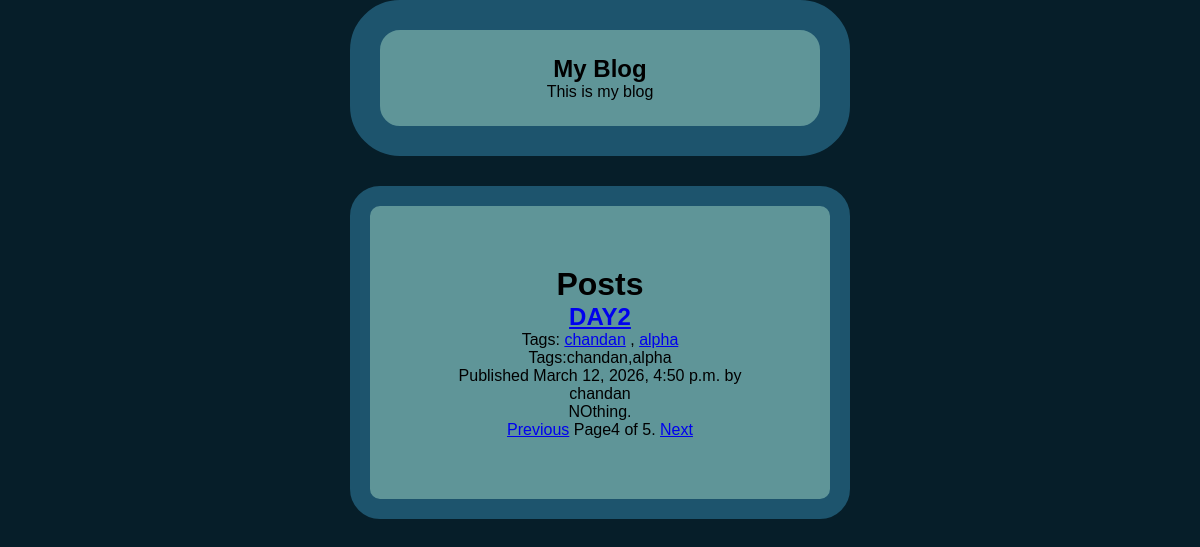
The app's page /blog/?page=4 with its own data.
### blog/models.py (models this page shows, shortened)
class Post(models.Model):
    tags=TaggableManager()
    class Status(models.TextChoices):
        DRAFT='Df','Draft'
        PUBLISHED='PB','published'
    title=models.CharField(max_length=250)
    slug=models.SlugField(max_length=250, unique_for_date='publish')
    author=models.ForeignKey(
        settings.AUTH_USER_MODEL,
        on_delete=models.CASCADE,
        related_name='blog_posts'
    )
    body=models.TextField()
    publish=models.DateTimeField(default=timezone.now)
    created=models.DateTimeField(auto_now_add=True)
    update=models.DateField(auto_now=True)
    status=models.CharField(
        max_length=2,
        choices=Status,
        default=Status.DRAFT
    )
    objects=models.Manager()
    published=PublishedManager()
    draft=DraftManager()
    class Meta:
        ordering=['-publish']
        indexes=[
            models.Index(fields=['-publish']),
        ]
    def get_absolute_url(self):
        return reverse('blog:post_detail',args=[self.publish.year,self.publish.month,self.publish.day,self.slug])

### blog/views.py (the view)
# urls.py: path('',views.post_list,name='post_list'),
def post_list(request,tag_slug=None):
    posts= Post.published.all()
    tag=None
    if tag_slug:
        tag = get_object_or_404(Tag, slug=tag_slug)
        posts = posts.filter(tags__in=[tag])
    paginator = Paginator(posts, 1)
    page_number = request.GET.get('page', 1)
    try:
        posts = paginator.page(page_number)
    except EmptyPage:
        posts = paginator.page(paginator.num_pages)
    except PageNotAnInteger:
        posts=paginator.page(1)
    return render(request, 'blog/post/list.html', {'posts': posts,'tag':tag})

### blog/models.py (called while the page is built)
    def get_queryset(self):
        return super().get_queryset().filter(status=Post.Status.PUBLISHED)

### blog/templates/blog/post/list.html (shortened to what this page needs)
{% extends "blog/base.html" %}
{% block content %}
    <h1>Posts</h1>
    {% for post in posts %}
        <h2><a href="{{post.get_absolute_url}}">{{ post.title }}</a></h2>
        <p class="tag">
            Tags:
            {% for tag in post.tags.all %}
                <a href="{% url 'blog:post_list_by_tag' tag.slug %}">{{ tag.name }}</a>
                {% if not forloop.last %},
                {% endif %}
            {% endfor %}
        </p>
        <p  class="tags">Tags:{{post.tags.all|join:","}}</p>
        <p class="date">Published {{ post.publish }} by {{ post.author }}</p>
        <p>{{ post.body|truncatewords:30|linebreaks }}</p>
    {% endfor %}
    {% include "pagination.html" with page=posts %}
{% endblock %}

### blog/static/css/blog.css (style rules this page uses)
* { margin: 0; padding: 0; box-sizing: border-box; }
body { font-family: Arial, sans-serif; background: #061E29; min-height: 100vh; text-align: center ; }

### records on screen
Post: title "DAY2", tags.all "chandan,alpha", publish "March 12, 2026, 4:50 p.m.", author "chandan", body "NOthing."
Tag: name "chandan"
Tag: name "alpha"

### other values on screen
{{ page.number }} "4"
{{ page.paginator.num_pages }} "5"
